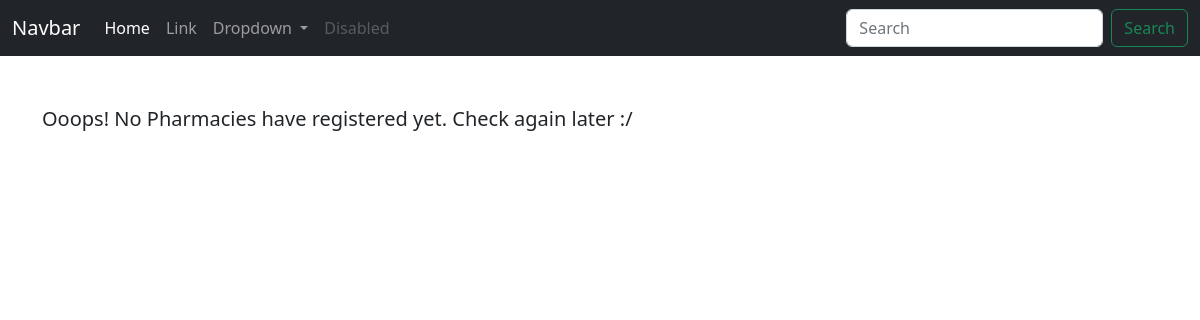
/adminPharmacy (signed in), run on an earlier commit of the app's database.
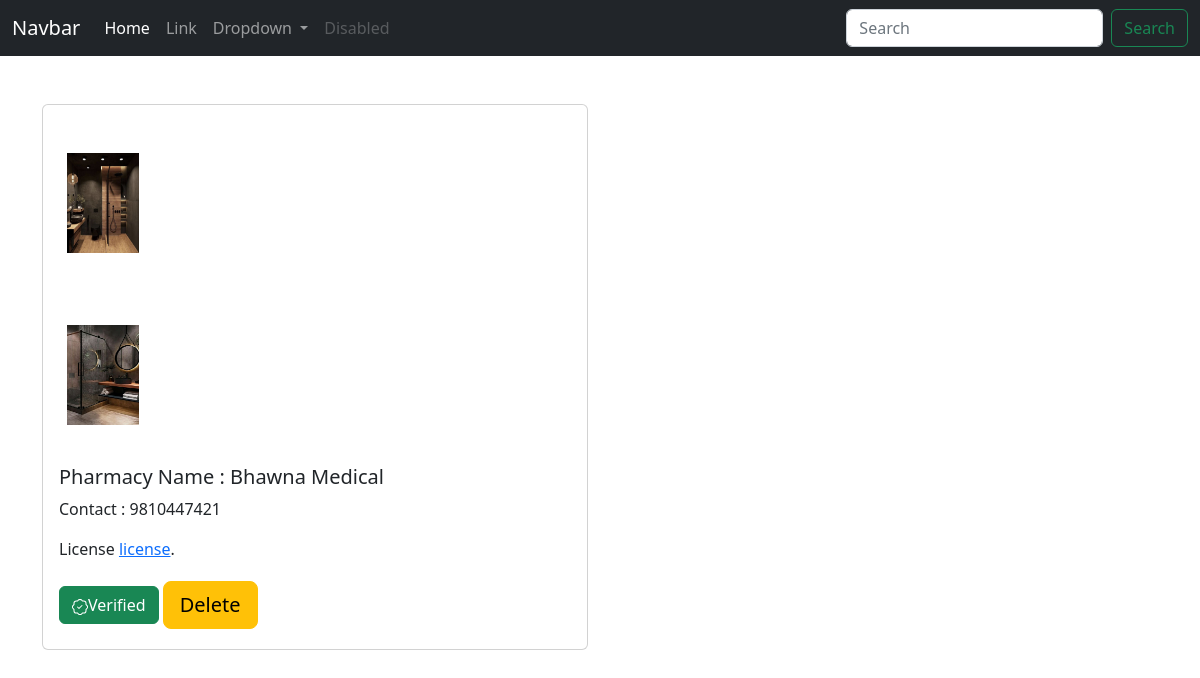
And on a later commit of the database.
### hospital/models.py (models this page shows)
class Pharmacy(models.Model):
    user = models.OneToOneField(User,on_delete=models.CASCADE)
    name = models.CharField(max_length=40,null='False')
    email = models.CharField(max_length=40,default="xyz@gmail.com")
    license = models.FileField(upload_to='static/Pharmacy/License',null=True,blank=True)
    identitySign = models.CharField(max_length=1024,null=True)
    publicKey = models.FileField(upload_to='static/Pharmacy/Keys',null=True,blank=True)
    mobile = models.IntegerField(primary_key=True,max_length = 10,null=False)
    pic1 = models.ImageField(upload_to='static/Pharmacy/pics',null=True,blank=True)
    pic2 = models.ImageField(upload_to='static/Pharmacy/pics',null=True,blank=True)
    accountNumber = models.IntegerField(null=True)
    IFSC = models.CharField(max_length=10,null='False')
    accountHolder = models.CharField(max_length=20,null='False')
    type = models.CharField(max_length=10)
    state = models.CharField(max_length=10)
    city = models.CharField(max_length=20)
    street = models.CharField(max_length=40)
    description = models.CharField(max_length=1000)
    medicineList = models.TextField(null=True)
    verified = models.BooleanField(default=False)
    signVerified = models.IntegerField(default=0)
    phoneVerified = models.IntegerField(default=0)

### hospital/views.py (the view, shortened to what this page needs)
# urls.py: path("adminPharmacy", views.adminPharmacy, name="adminPharmacy"),
def adminPharmacy(request):
    if request.user.is_anonymous or request.user.is_superuser==0:
        return redirect("/login")
    verifyDoc = {'original':'xyz.pdf',
                'signature':'sign',
                'public_key':'pub'
                }
    context = {
            'loggedinPatient' : 'NULL',
            'numPatients' : 0,
            'numDoctors' : 0,
            'numPharmacy' : 0,
            'pharmacyList' : Pharmacy.objects.all().values()
        }
    context = countPatients(request,context)
    context = getLoggedinPatient(request,context)
    return render(request,'adminPharmacy.html',context)

### hospital/views.py (called while the page is built)
def getLoggedinPatient(request,context):
    for i in Patient.objects.all():
            if(not request.user.is_anonymous and str(i.mobile)==request.user.username):
                context['loggedinPatient'] = i
    return context

def countPatients(request,context):
    context['numPatients'] = Patient.objects.all().count()
    context['numDoctors'] = Doctor.objects.all().count()
    context['numPharmacy'] = Pharmacy.objects.all().count()
    return context

### templates/adminPharmacy.html (shortened to what this page needs)
<!doctype html>
<html lang="en">
  <head>
    <link href="https://cdn.jsdelivr.net/npm/bootstrap@5.2.2/dist/css/bootstrap.min.css" rel="stylesheet">
  </head>
  <body>
    <nav class="navbar navbar-expand-lg navbar-dark bg-dark">
      <div class="container-fluid">
        <a class="navbar-brand" href="#">Navbar</a>
        <div class="collapse navbar-collapse" id="navbarSupportedContent">
          <ul class="navbar-nav me-auto mb-2 mb-lg-0">
            <li class="nav-item">
              <a class="nav-link active" aria-current="page" href="/adminPage">Home</a>
            </li>
            <li class="nav-item">
              <a class="nav-link" href="#">Link</a>
            </li>
            <li class="nav-item dropdown">
              <a class="nav-link dropdown-toggle" href="#" role="button" data-bs-toggle="dropdown" aria-expanded="false">
                Dropdown
              </a>
            </li>
            <li class="nav-item">
              <a class="nav-link disabled">Disabled</a>
            </li>
          </ul>
          <form class="d-flex" role="search">
            <input class="form-control me-2" type="search" placeholder="Search" aria-label="Search">
            <button class="btn btn-outline-success" type="submit">Search</button>
          </form>
        </div>
      </div>
    </nav>
    <div class="container my-4">
        <div class="row">
            {% if numPharmacy == 0 %}
                <div class="container-fluid my-4">
                    <p class="lead">
                        Ooops! No Pharmacies have registered yet. Check again later :/
                      </p>
                </div>
            {% endif %}
            {% for pharmacy in pharmacyList %}
            <div class="col-lg-6 mb-4">
                <div class="card my-4">
                    <img class="mb-4 mt-5 mt-5 mx-4" src={{pharmacy.pic1}} alt="" width="72" height="100">
                    <img class="mb-4 mt-5 mt-5 mx-4" src={{pharmacy.pic2}} alt="" width="72" height="100">
                    <div class="card-body">
                        <h5 class="card-title">Pharmacy Name : {{pharmacy.name}}</h5>
                        <p class="card-text">
                            Contact : {{pharmacy.mobile}}
                        </p>
                        <p>License <a href={{pharmacy.license}}>license</a>.</p></body>
                        <form method="POST" action="/adminPharmacy">
                            {% if pharmacy.verified  %}
                            <button type="button" class="btn btn-success">
                                Verified
                            </button>
                            {% endif %}
                        <button class="w-5 btn btn-lg btn-warning my-1"  value={{pharmacy.mobile}} name='deletePharmacy' type="submit">Delete</button>
                        </form>
            {% endfor %}
        </div>
    </div>
    </body>
</html>

What changed in the data, as far as the page shows it:
added Pharmacy: pic1 (picture), pic2 (picture), name "Bhawna Medical", mobile "9810447421", verified True (drawn)
Also different on the page:
text no longer shown: "Ooops! No Pharmacies have registered yet. Check again later :/"
